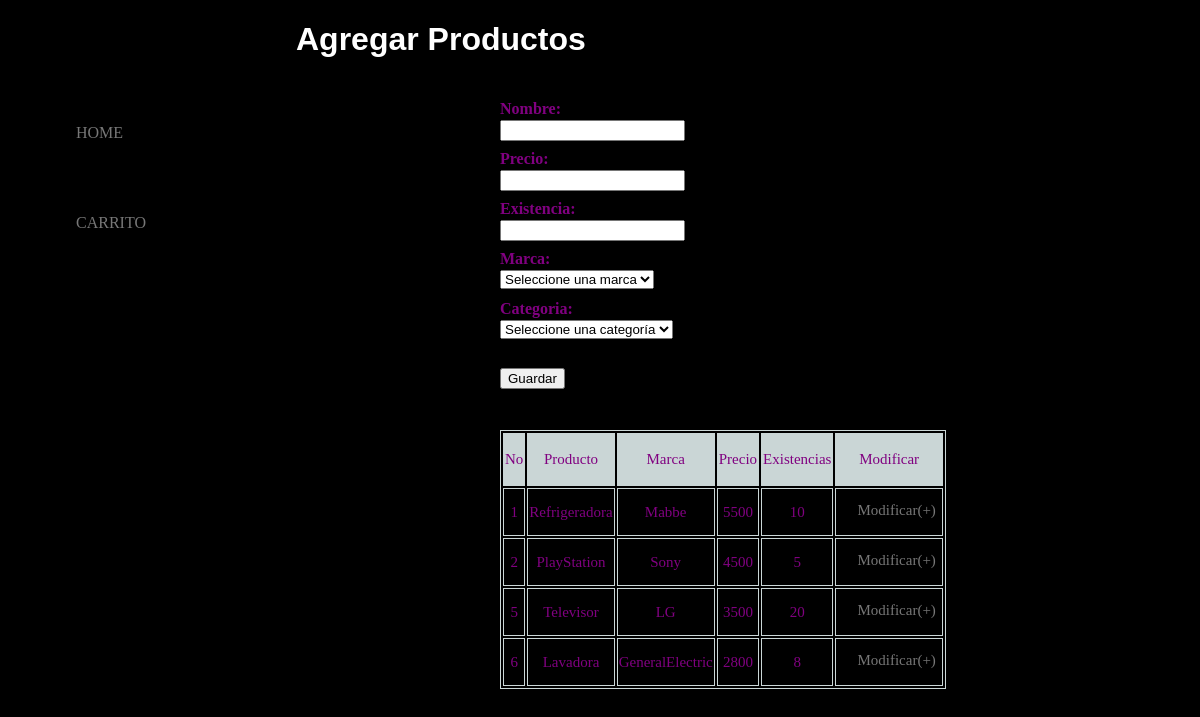
The page /crearproducto.php on the database its author committed.
### tables this page shows
CREATE TABLE IF NOT EXISTS `Producto` (
  `idProducto` int(11) NOT NULL AUTO_INCREMENT,
  `nombre` varchar(45) NOT NULL,
  `tipo` int(11) NOT NULL,
  `marca` int(11) NOT NULL,
  `existencias` int(11) NOT NULL,
  `precio` double NOT NULL,
  `existente` int(11) NOT NULL,
  PRIMARY KEY (`idProducto`),
  KEY `fk_Producto_1` (`tipo`),
  KEY `fk_Producto_2` (`marca`)
);

CREATE TABLE IF NOT EXISTS `Marca` (
  `idMarca` int(11) NOT NULL AUTO_INCREMENT,
  `nombre` varchar(45) NOT NULL,
  `existente` int(11) NOT NULL,
  PRIMARY KEY (`idMarca`),
  UNIQUE KEY `nombre_UNIQUE` (`nombre`)
);

### public_html/crearproducto.php (the view, shortened to what this page needs)
<!DOCTYPE html>
<html xmlns="http://www.w3.org/1999/xhtml" xml:lang="es" lang="es">
<head>
<link rel="stylesheet" href="css/main.css" type="text/css" />
</head>
<body>
<div id="header">
	<h1>Agregar Productos</h1>
	<br/>
</div>
<div id="menu">
<ul>
	<li><a  href="index.php"><span>Home</span></a></li>
	<li><a class="current" href="#"><span>Catálogo</span></a></li>
	<li><a  href="#"><span>Carrito</span></a></li>
</ul>
</div>
<form action="guardar-producto.php" method="post">
	<br>
    <br>
    <b style = "position:absolute; top:100px; left:500px;" >Nombre: </b>
    <br>
    <input style = "position:absolute; top:120px; left:500px;" name="nombre" type="text">
    <br>
    <b style = "position:absolute; top:150px; left:500px;" >Precio: </b>
    <br>
    <input style = "position:absolute; top:170px; left:500px;" name="precio" type="text">
    <br>
    <b style = "position:absolute; top:200px; left:500px;" >Existencia: </b>
    <br>
    <input style = "position:absolute; top:220px; left:500px;" name="existencia" type="text" >
    <br>
    <b style = "position:absolute; top:250px; left:500px;" >Marca: </b>
    <br>
    <select style = "position:absolute; top:270px; left:500px;" name="marca">
    <option value="0">Seleccione una marca</option>
    </select>
    <br>
    <b style = "position:absolute; top:300px; left:500px;" >Categoria: </b>
    <br>
    <select style = "position:absolute; top:320px; left:500px;" name="categoria">
    <option value="0">Seleccione una categoría</option>
    </select>
	  <br /><br /><br><br>
	<input style = "position:absolute; left:500px;" type="submit" value="Guardar"/>
</form>
<?php
	$consulta2 = "select p.idProducto,p.nombre,m.nombre,p.precio,p.existencias
						from Producto p,Marca m
						where p.marca=m.idMarca and p.existente>=1;";
	$resultado2 = mysql_query($consulta2) or die ("");
	echo '<br/ >';
	echo '<br/ >';
	echo '<div align="center" style = "position:absolute; top:430px; left:500px;">';
	echo '<table  bordercolor="#cad6d6" align="center" border=1>';
	echo "<tr bgcolor='#cad6d6' style ='font-size: 15px;'>
		<td height='49' align='center'>No
		</td>
		<td height='49' align='center'>Producto
		</td>
		<td height='49' align='center'>Marca
		</td>
		<td height='49' align='center'>Precio
		</td>
		<td height='49' align='center'>Existencias
		</td>
		<td height='49' align='center'>Modificar
		</td>
		</tr>";
	while($row2 = mysql_fetch_array($resultado2))
		  {
		 echo '<tr style ="font-size: 15px;">';
			echo '<td align="center">'.$row2["0"].'</td>';
			echo '<td align="center">'.$row2["1"].'</td>';
			echo '<td align="center">'.$row2["2"].'</td>';
			echo '<td align="center">'.$row2["3"].'</td>';
			echo '<td align="center">'.$row2["4"].'</td>';
			echo '<td align="center"><a href="lgc/addToCart.php?id='.$row2["0"].'">Modificar(+)</a></td>';
			echo '</tr>';
		}
		echo '</table>';
		echo ' <br><br>';
		echo '</div>';
	?>
</body>
</html>

### public_html/css/main.css (style rules this page uses)
body { padding-left: 18em; font-family: Georgia, "Times New Roman",Times, serif; color:purple; background-color:#000000; }
#menu { position: absolute; top: 6em; left: 1em; width: 16em; background: url(../img/menu.gif); }
#menu ul { list-style-type: none; }
body a { float: left; margin: 0 5px 0 0; padding: 12px 0 15px 20px; color: #777; position: relative; z-index: 2; text-decoration: none }
#menu ul li a.current { background: url(../img/tableft.gif) no-repeat; color: #000; }
#menu ul li a.current span { background: url(../img/tabright.gif) no-repeat right top; }
#menu ul li a span { padding: 12px 20px 15px 0; }
#menu ul li a { float: left; margin: 0 5px 0 0; padding: 12px 0 15px 20px; color: #777; position: relative; z-index: 2; text-decoration: none }
#menu li { text-transform: uppercase; }
#header { font-family: Helvetica, Geneva, Arial, SunSans-Regular, sans-serif; color:white; background-color:black; }

### rows shown on the page
producto: idProducto "1", nombre "Refrigeradora", marca.nombre "Mabbe", precio "5500", existencias "10"
producto: idProducto "2", nombre "PlayStation", marca.nombre "Sony", precio "4500", existencias "5"
producto: idProducto "5", nombre "Televisor", marca.nombre "LG", precio "3500", existencias "20"
producto: idProducto "6", nombre "Lavadora", marca.nombre "GeneralElectric", precio "2800", existencias "8"
